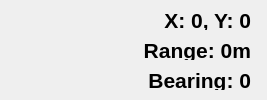
<?xml version="1.0" encoding="UTF-8"?>
<ui version="4.0">
 <class>CursorCtrls</class>
 <widget class="QWidget" name="CursorCtrls">
  <property name="geometry">
   <rect>
    <x>0</x>
    <y>0</y>
    <width>267</width>
    <height>100</height>
   </rect>
  </property>
  <property name="windowTitle">
   <string>Form</string>
  </property>
  <widget class="QLabel" name="cursorInfo">
   <property name="geometry">
    <rect>
     <x>10</x>
     <y>10</y>
     <width>241</width>
     <height>20</height>
    </rect>
   </property>
   <property name="font">
    <font>
     <family>Arial</family>
     <pointsize>16</pointsize>
     <weight>75</weight>
     <bold>true</bold>
    </font>
   </property>
   <property name="text">
    <string>X: 0, Y: 0</string>
   </property>
   <property name="alignment">
    <set>Qt::AlignRight|Qt::AlignTrailing|Qt::AlignVCenter</set>
   </property>
  </widget>
  <widget class="QLabel" name="rangeInfo">
   <property name="geometry">
    <rect>
     <x>10</x>
     <y>40</y>
     <width>241</width>
     <height>20</height>
    </rect>
   </property>
   <property name="font">
    <font>
     <family>Arial</family>
     <pointsize>16</pointsize>
     <weight>75</weight>
     <bold>true</bold>
    </font>
   </property>
   <property name="text">
    <string>Range: 0m</string>
   </property>
   <property name="alignment">
    <set>Qt::AlignRight|Qt::AlignTrailing|Qt::AlignVCenter</set>
   </property>
  </widget>
  <widget class="QLabel" name="brgInfo">
   <property name="geometry">
    <rect>
     <x>10</x>
     <y>70</y>
     <width>241</width>
     <height>20</height>
    </rect>
   </property>
   <property name="font">
    <font>
     <family>Arial</family>
     <pointsize>16</pointsize>
     <weight>75</weight>
     <bold>true</bold>
    </font>
   </property>
   <property name="text">
    <string>Bearing: 0</string>
   </property>
   <property name="alignment">
    <set>Qt::AlignRight|Qt::AlignTrailing|Qt::AlignVCenter</set>
   </property>
  </widget>
 </widget>
 <resources/>
 <connections/>
</ui>
